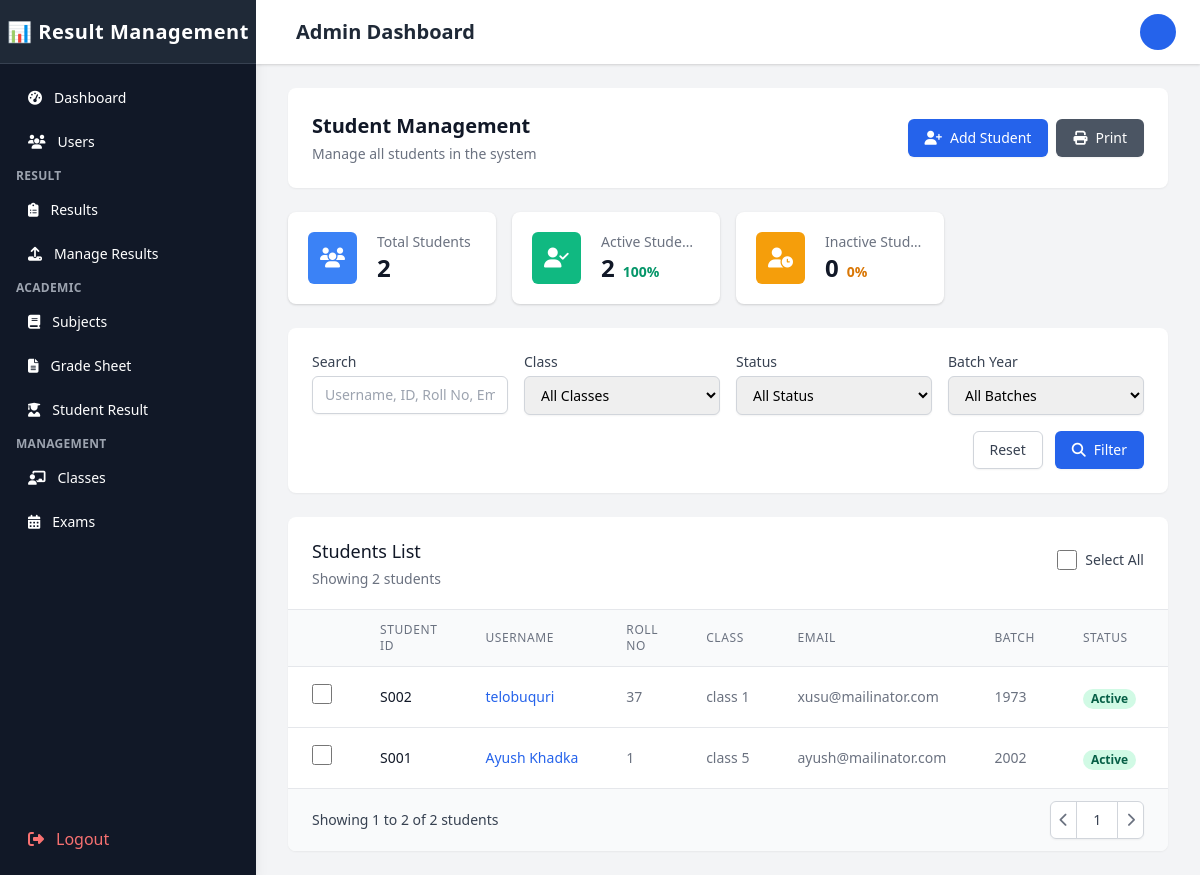
Before: /Admin/students.php (signed in) with the older database file.
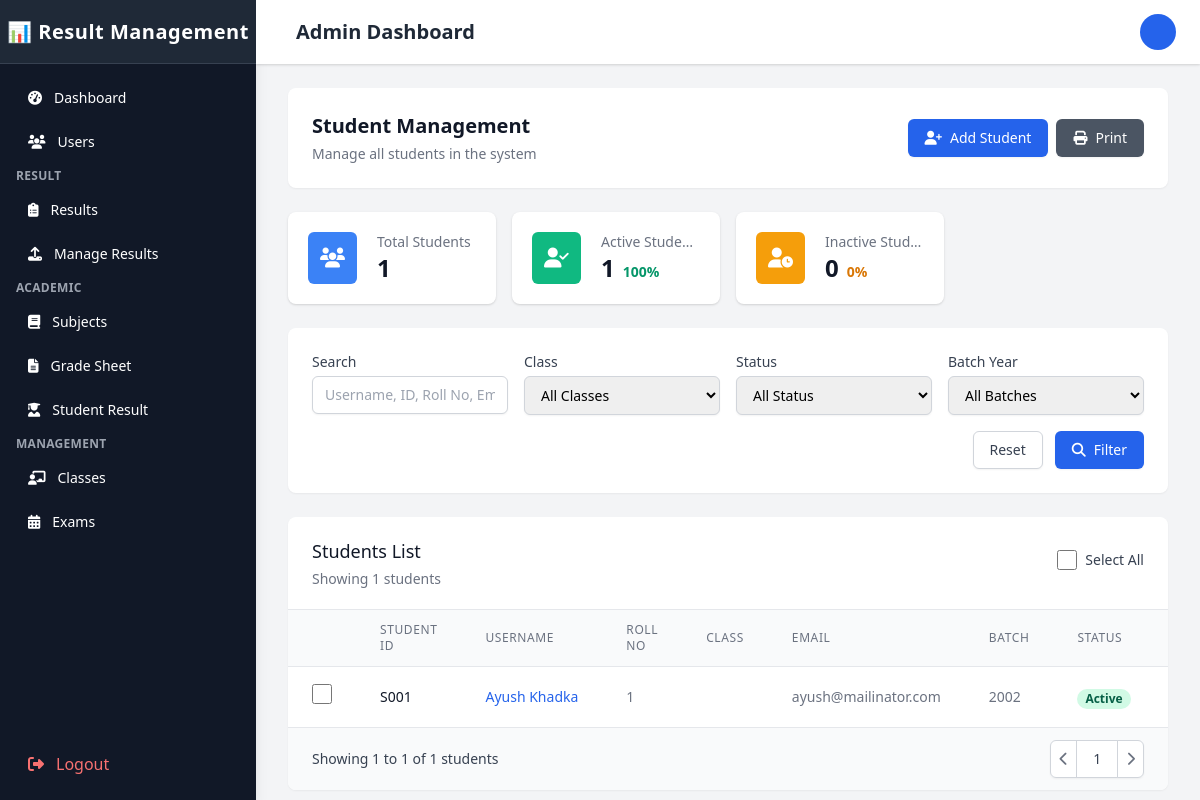
After: the same page with the newer database file.
### tables this page shows
CREATE TABLE `students` (
  `student_id` varchar(20) NOT NULL,
  `user_id` int(11) NOT NULL,
  `roll_number` varchar(20) NOT NULL,
  `registration_number` varchar(30) NOT NULL,
  `class_id` int(11) DEFAULT NULL,
  `batch_year` year(4) NOT NULL,
  `date_of_birth` date DEFAULT NULL,
  `gender` enum('male','female','other') DEFAULT NULL,
  `address` text DEFAULT NULL,
  `phone` varchar(20) DEFAULT NULL,
  `parent_name` varchar(100) DEFAULT NULL,
  `parent_phone` varchar(20) DEFAULT NULL,
  `parent_email` varchar(100) DEFAULT NULL,
  `is_active` tinyint(1) NOT NULL DEFAULT 1,
  `created_at` timestamp NOT NULL DEFAULT current_timestamp(),
  `updated_at` timestamp NOT NULL DEFAULT current_timestamp() ON UPDATE current_timestamp(),
  `section_id` int(11) DEFAULT NULL
);

CREATE TABLE `users` (
  `user_id` int(11) NOT NULL,
  `username` varchar(50) NOT NULL,
  `password` varchar(255) NOT NULL,
  `full_name` varchar(100) NOT NULL,
  `email` varchar(100) NOT NULL,
  `gender` enum('male','female','other') DEFAULT NULL,
  `role` enum('admin','teacher','student') NOT NULL,
  `status` enum('active','inactive','pending','locked') DEFAULT 'active',
  `profile_image` varchar(255) DEFAULT NULL,
  `last_login` datetime DEFAULT NULL,
  `failed_login_attempts` int(11) NOT NULL DEFAULT 0,
  `last_failed_login` datetime DEFAULT NULL,
  `password_reset_token` varchar(100) DEFAULT NULL,
  `password_reset_expires` datetime DEFAULT NULL,
  `email_verified` tinyint(1) NOT NULL DEFAULT 0,
  `email_verification_token` varchar(100) DEFAULT NULL,
  `created_at` timestamp NOT NULL DEFAULT current_timestamp(),
  `updated_at` timestamp NOT NULL DEFAULT current_timestamp() ON UPDATE current_timestamp(),
  `phone` varchar(20) DEFAULT NULL,
  `address` varchar(255) DEFAULT NULL
);

CREATE TABLE `classes` (
  `class_id` int(11) NOT NULL,
  `class_name` varchar(100) NOT NULL,
  `class_numeric` int(11) NOT NULL DEFAULT 0,
  `class_teacher_id` int(11) DEFAULT NULL,
  `section` varchar(10) DEFAULT NULL,
  `academic_year` varchar(20) NOT NULL,
  `description` text DEFAULT NULL,
  `is_active` tinyint(1) NOT NULL DEFAULT 1,
  `created_at` timestamp NOT NULL DEFAULT current_timestamp(),
  `updated_at` timestamp NOT NULL DEFAULT current_timestamp() ON UPDATE current_timestamp()
);

### Admin/students.php (the view, shortened to what the changed rows need)
<?php
$conn = new mysqli('localhost', 'root', '', 'result_management');
$query = "SELECT s.*, u.full_name, u.email, u.status, c.class_name, c.section
          FROM students s
          JOIN users u ON s.user_id = u.user_id
          LEFT JOIN classes c ON s.class_id = c.class_id
          WHERE 1=1";
$query .= " ORDER BY s.created_at DESC";
$stmt = $conn->prepare($query);
$stmt->execute();
$result = $stmt->get_result();
$students = [];
while ($row = $result->fetch_assoc()) {
    $students[] = $row;
}
$stats = [
    'total' => 0,
    'active' => 0,
    'inactive' => 0,
    'male' => 0,
    'female' => 0,
    'other' => 0
];
$stats_result = $conn->query("SELECT COUNT(*) as total FROM students");
$stats['total'] = $stats_result->fetch_assoc()['total'];
$stats_result = $conn->query("SELECT COUNT(*) as active FROM students s JOIN users u ON s.user_id = u.user_id WHERE u.status = 'active'");
$stats['active'] = $stats_result->fetch_assoc()['active'];
$stats['inactive'] = $stats['total'] - $stats['active'];
$stats_result = $conn->query("SELECT COUNT(*) as male FROM students WHERE gender = 'male'");
$stats['male'] = $stats_result->fetch_assoc()['male'];
$stats_result = $conn->query("SELECT COUNT(*) as female FROM students WHERE gender = 'female'");
$stats['female'] = $stats_result->fetch_assoc()['female'];
$stats_result = $conn->query("SELECT COUNT(*) as other FROM students WHERE gender = 'other' OR gender IS NULL");
$stats['other'] = $stats_result->fetch_assoc()['other'];
?>
<!DOCTYPE html>
<html lang="en">
<head>
    <link rel="stylesheet" href="https://cdnjs.cloudflare.com/ajax/libs/font-awesome/6.4.0/css/all.min.css">
    <link href="https://cdn.jsdelivr.net/npm/tailwindcss@2.2.19/dist/tailwind.min.css" rel="stylesheet">
</head>
<body class="bg-gray-100" id="body">
    <div class="flex h-screen overflow-hidden">
        <?php include 'sidebar.php'; ?>
        <div class="flex flex-col flex-1 w-0 overflow-hidden">
            <?php include 'topBar.php'; ?>
            <main class="flex-1 relative overflow-y-auto focus:outline-none">
                <div class="py-6">
                    <div class="max-w-7xl mx-auto px-4 sm:px-6 md:px-8">
                        <div class="bg-white shadow-sm rounded-lg p-6 mb-6">
                            <div class="flex flex-col md:flex-row md:items-center md:justify-between">
                                <div>
                                    <h2 class="text-xl font-bold text-gray-900">Student Management</h2>
                                </div>
                            </div>
                        </div>
                        <div class="grid grid-cols-1 sm:grid-cols-2 lg:grid-cols-4 gap-4 mb-6">
                            <div class="bg-white overflow-hidden shadow rounded-lg hover-scale">
                                <div class="p-5">
                                    <div class="flex items-center">
                                        <div class="ml-5 w-0 flex-1">
                                            <dl>
                                                <dd class="flex items-baseline">
                                                    <div class="text-2xl font-semibold text-gray-900"><?php echo $stats['total']; ?></div>
                                                </dd>
                                            </dl>
                                        </div>
                                    </div>
                                </div>
                            </div>
                            <div class="bg-white overflow-hidden shadow rounded-lg hover-scale">
                                <div class="p-5">
                                    <div class="flex items-center">
                                        <div class="ml-5 w-0 flex-1">
                                            <dl>
                                                <dd class="flex items-baseline">
                                                    <div class="text-2xl font-semibold text-gray-900"><?php echo $stats['active']; ?></div>
                                                    <div class="ml-2 flex items-baseline text-sm font-semibold text-green-600">
                                                        <?php echo round(($stats['active'] / max(1, $stats['total'])) * 100); ?>%
                                                    </div>
                                                </dd>
                                            </dl>
                                        </div>
                                    </div>
                                </div>
                            </div>
                        </div>
                        <div class="bg-white shadow-sm rounded-lg overflow-hidden">
                            <div class="px-4 py-5 sm:px-6 border-b border-gray-200">
                                <div class="flex justify-between items-center">
                                    <div>
                                        <h3 class="text-lg font-medium text-gray-900">Students List</h3>
                                        <p class="mt-1 text-sm text-gray-500">Showing <?php echo count($students); ?> students</p>
                                    </div>
                                </div>
                            </div>
                            <div class="overflow-x-auto">
                                <table class="min-w-full divide-y divide-gray-200">
                                    <thead class="bg-gray-50">
                                        <tr>
                                            <th scope="col" class="px-6 py-3 text-left text-xs font-medium text-gray-500 uppercase tracking-wider">
                                            </th>
                                            <th scope="col" class="px-6 py-3 text-left text-xs font-medium text-gray-500 uppercase tracking-wider">Student ID</th>
                                            <th scope="col" class="px-6 py-3 text-left text-xs font-medium text-gray-500 uppercase tracking-wider">Username</th>
                                            <th scope="col" class="px-6 py-3 text-left text-xs font-medium text-gray-500 uppercase tracking-wider">Roll No</th>
                                            <th scope="col" class="px-6 py-3 text-left text-xs font-medium text-gray-500 uppercase tracking-wider">Class</th>
                                            <th scope="col" class="px-6 py-3 text-left text-xs font-medium text-gray-500 uppercase tracking-wider">Email</th>
                                            <th scope="col" class="px-6 py-3 text-left text-xs font-medium text-gray-500 uppercase tracking-wider">Batch</th>
                                            <th scope="col" class="px-6 py-3 text-left text-xs font-medium text-gray-500 uppercase tracking-wider">Status</th>
                                            <th scope="col" class="px-6 py-3 text-left text-xs font-medium text-gray-500 uppercase tracking-wider">Actions</th>
                                        </tr>
                                    </thead>
                                    <tbody class="bg-white divide-y divide-gray-200">
                                        <?php if (empty($students)): ?>
                                            <tr>
                                                <td colspan="9" class="px-6 py-4 text-center text-sm text-gray-500">No students found.</td>
                                            </tr>
                                        <?php else: ?>
                                            <?php foreach ($students as $student): ?>
                                                <tr class="hover:bg-gray-50">
                                                    <td class="px-6 py-4 whitespace-nowrap">
                                                        <input type="checkbox" name="selected_students[]" value="<?php echo $student['student_id']; ?>" form="bulkActionForm" class="student-checkbox form-checkbox h-5 w-5 text-blue-600">
                                                    </td>
                                                    <td class="px-6 py-4 whitespace-nowrap text-sm font-medium text-gray-900">
                                                        <?php echo htmlspecialchars($student['student_id']); ?>
                                                    </td>
                                                    <td class="px-6 py-4 whitespace-nowrap text-sm text-gray-500">
                                                        <a href="#" onclick="showProfileModal('<?php echo $student['student_id']; ?>'); return false;" class="text-blue-600 hover:text-blue-900">
                                                            <?php echo htmlspecialchars($student['full_name']); ?>
                                                        </a>
                                                    </td>
                                                    <td class="px-6 py-4 whitespace-nowrap text-sm text-gray-500">
                                                        <?php echo htmlspecialchars($student['roll_number']); ?>
                                                    </td>
                                                    <td class="px-6 py-4 whitespace-nowrap text-sm text-gray-500">
                                                        <?php echo htmlspecialchars($student['class_name'] . ' ' . $student['section']); ?>
                                                    </td>
                                                    <td class="px-6 py-4 whitespace-nowrap text-sm text-gray-500">
                                                        <?php echo htmlspecialchars($student['email']); ?>
                                                    </td>
                                                    <td class="px-6 py-4 whitespace-nowrap text-sm text-gray-500">
                                                        <?php echo htmlspecialchars($student['batch_year']); ?>
                                                    </td>
                                                    <td class="px-6 py-4 whitespace-nowrap">
                                                        <?php if ($student['status'] == 'active'): ?>
                                                            <span class="px-2 inline-flex text-xs leading-5 font-semibold rounded-full bg-green-100 text-green-800">
                                                                Active
                                                            </span>
                                                        <?php elseif ($student['status'] == 'inactive'): ?>
                                                            <span class="px-2 inline-flex text-xs leading-5 font-semibold rounded-full bg-red-100 text-red-800">
                                                                Inactive
                                                            </span>
                                                        <?php else: ?>
                                                            <span class="px-2 inline-flex text-xs leading-5 font-semibold rounded-full bg-yellow-100 text-yellow-800">
                                                                Pending
                                                            </span>
                                                        <?php endif; ?>
                                                    </td>
                                                    <td class="px-6 py-4 whitespace-nowrap text-sm text-gray-500">
                                                    </td>
                                                </tr>
                                            <?php endforeach; ?>
                                        <?php endif; ?>
                                    </tbody>
                                </table>
                            </div>
                            <div class="bg-gray-50 px-4 py-3 flex items-center justify-between border-t border-gray-200 sm:px-6">
                                <div class="hidden sm:flex-1 sm:flex sm:items-center sm:justify-between">
                                    <div>
                                        <p class="text-sm text-gray-700">
                                            Showing <span class="font-medium">1</span> to <span class="font-medium"><?php echo count($students); ?></span> of <span class="font-medium"><?php echo $stats['total']; ?></span> students
                                        </p>
                                    </div>
                                </div>
                            </div>
                        </div>
                    </div>
                </div>
            </main>
        </div>
    </div>
</body>
</html>

Changed rows visible on the page:
removed students: student_id "S002", user.full_name "telobuquri", roll_number "37", class.section "class 1", user.email "xusu@mailinator.com", batch_year "1973"
changed students "Ayush Khadka": class.section "class 5" → (not shown)
Other visible differences:
$stats['total']: "2" → "1"
$stats['active']: "2" → "1"
count($students): "2" → "1"
